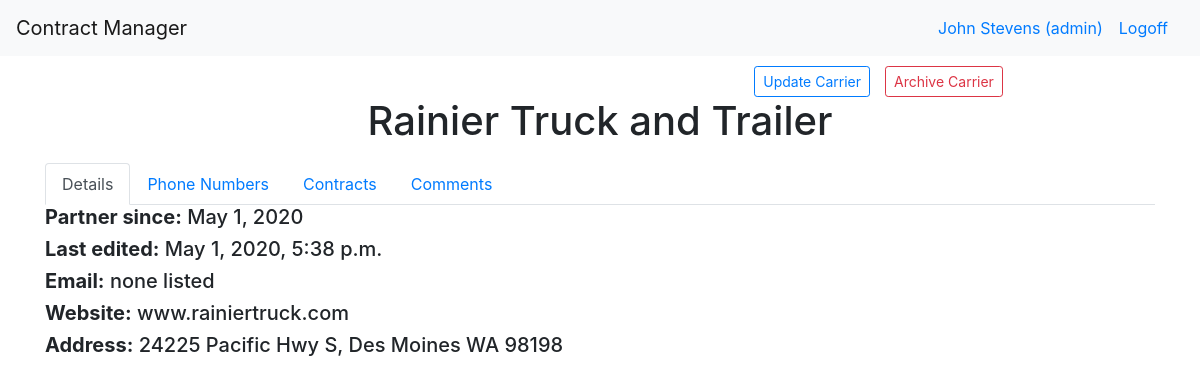
Page /dashboard/carrier/23 (signed in) on the committed database.
### login_app/models.py (models this page shows)
class User(models.Model):
    first_name = models.CharField(max_length=255)
    last_name = models.CharField(max_length=255)
    email = models.CharField(max_length=255)
    level = models.IntegerField(default=1)
    password = models.CharField(max_length=100)
    created_at = models.DateTimeField(auto_now_add=True)
    updated_at = models.DateTimeField(auto_now=True)
    objects = UserManager()

### manager_app/models.py (models this page shows)
class Carrier(models.Model):
    archived= models.BooleanField(default=False)
    name= models.CharField(max_length=255)
    website= models.CharField(max_length=255, null=True)
    address=models.OneToOneField(Address, related_name="carrier_address", on_delete=models.CASCADE, null=True)
    completed_contracts= models.IntegerField(default=0)
    open_contracts= models.IntegerField(default=0)
    email= models.CharField(max_length=255)
    created_at= models.DateTimeField(auto_now_add=True)
    updated_at= models.DateTimeField(auto_now=True)

class Address(models.Model):
    name= models.CharField(max_length=255)
    street= models.CharField(max_length=255)
    city= models.CharField(max_length=255)
    state= models.CharField(max_length=2)
    zip_code= models.CharField(max_length=15)
    created_at= models.DateTimeField(auto_now_add=True)
    updated_at= models.DateTimeField(auto_now=True)

### manager_app/views.py (the view)
# urls.py: path("/carrier/<int:carrier_id>", views.carrier),
def carrier(request, carrier_id):
    if "user_id" not in request.session:
        return redirect("/")
    elif request.session["user_id"] == None:
        return redirect("/")
    if request.POST:
        if request.POST['hiddenkey'] == 'comment':
            models.Comment.objects.create(content = request.POST["comments"], user=logged_user(request), carrier= models.Carrier.objects.get(id=carrier_id))
            return redirect(f"/dashboard/carrier/{carrier_id}")
        elif request.POST['hiddenkey'] == 'update':
            carrier_to_change = models.Carrier.objects.get(id=carrier_id)
            if request.POST["name"] == "":
                carrier_to_change.name = "N/A"
            else:
                carrier_to_change.name = request.POST["name"]
            carrier_to_change.name = request.POST["name"]
            carrier_to_change.website = request.POST["website"]
            carrier_to_change.email = request.POST["email"]
            carrier_to_change.address.street = request.POST["street"]
            carrier_to_change.address.city = request.POST["city"]
            carrier_to_change.address.state = request.POST["state"]
            carrier_to_change.address.zip_code = request.POST["zip_code"]
            carrier_to_change.save()
            carrier_to_change.address.save()
            return redirect(f"/dashboard/carrier/{carrier_id}")
        elif request.POST['hiddenkey'] == 'new_phone':
            models.PhoneNumber.objects.create(number=request.POST['new_phone'], number_type=request.POST['new_type'],carrier=models.Carrier.objects.get(id=request.POST['carrier_id']))
            return redirect(f"/dashboard/carrier/{carrier_id}")
        elif request.POST['hiddenkey'] == 'archive':
            carrier_to_archive= models.Carrier.objects.get(id=carrier_id)
            if carrier_to_archive.archived == True:
                carrier_to_archive.archived = False
            else:
                carrier_to_archive.archived = True
            carrier_to_archive.save()
            return redirect("/dashboard")
        elif request.POST['hiddenkey'] == 'delete':
            phone = models.PhoneNumber.objects.get(id=request.POST['phone_id'])
            phone.delete()
            return redirect(f"/dashboard/carrier/{carrier_id}")
        elif request.POST['hiddenkey'] == 'update_phone':
            phone_to_edit = models.PhoneNumber.objects.get(id=request.POST['number_id'])
            phone_to_edit.number = request.POST['update_phone']
            phone_to_edit.number_type = request.POST['update_type']
            phone_to_edit.save()
            return redirect(f"/dashboard/carrier/{carrier_id}")
    else:
        try:
            carrier= models.Carrier.objects.get(id=carrier_id)
        except:
            return redirect(f"/dashboard")
        context = {
            "carrier": models.Carrier.objects.get(id=carrier_id),
            "user": logged_user(request)
        }
        return render(request, "carrier.html", context)

### manager_app/views.py (called while the page is built)
def logged_user(request):
    return User.objects.filter(id=request.session["user_id"])[0]

### manager_app/templates/carrier.html (shortened to what this page needs)
<!DOCTYPE html>
<html lang="en">
<head>
    {% load static %}
    <link rel="stylesheet" type="text/css" href="{% static 'bootstrap.css' %}">
    <link rel="stylesheet" href="{% static 'dataTables.bootstrap4.min.css' %}">
</head>
<body>
    <nav class="navbar navbar-expand-md navbar-light bg-light">
        <a class="navbar-brand" href="/">Contract Manager</a>
        <div class="collapse navbar-collapse" id="navbarSupportedContent">
        {% if request.session.user_id == None %}
            <a class="navbar-nav mr-auto nav-link disabled" href="/users"></a>
            <a class="navbar-nav mr-lg-2 nav-link" href="/login">Signin</a>
        {% else %}
            <a class="navbar-nav mr-auto nav-link" href="#"></a>
            <a class="navbar-nav mr-sm-0 nav-link" href="#">{{user.first_name}} {{user.last_name}} (admin)</a>
            <a class="navbar-nav mr-sm-0 nav-link" href="/logout">Logoff</a>
        {% endif %}
        </div>
    </nav>
<div class="container">
  <div class="row top_row">
    <div class="col-12 text-center">
      <div class='row'>
        <div class="col-3 offset-6 text-right" id='update_but'>
          <button class="btn btn-outline-primary btn-sm" data-toggle="modal" data-target="#edit_carrier">Update Carrier</button>
        </div>
        <div class="col-3 text-left">
          {% if carrier.archived == False %}
          <div >
            <button class="btn btn-outline-danger btn-sm" data-toggle="modal" data-carrier-id="{{carrier.id}}" data-target="#archive_modal">Archive Carrier</button>
          </div>
          {% else %}
          <div>
            <button class="btn btn-outline-success btn-sm" data-toggle="modal" data-target="#archive_modal">Restore Carrier</button>
          </div>
          {% endif %}
        </div>
        <div class="col-12 text-center">
          <h1>{{carrier.name}}</h1>
        </div>
      </div>
    </div>
  </div>
  <div class="row">
    <div class ="col-12 table_nav">
      <ul class="nav nav-tabs" id="myTab" role="tablist">
        <li class="nav-item">
          <a class="nav-link active" id="details-tab" data-toggle="tab" href="#details" role="tab" aria-controls="details" aria-selected="true">Details</a>
        </li>
        <li class="nav-item">
          <a class="nav-link" id="contact-tab" data-toggle="tab" href="#contact" role="tab" aria-controls="contact" aria-selected="false">Phone Numbers</a>
        </li>
        <li class="nav-item">
          <a class="nav-link" id="contracts-tab" data-toggle="tab" href="#contracts" role="tab" aria-controls="contracts" aria-selected="false">Contracts</a>
        </li>
        <li class="nav-item">
          <a class="nav-link" id="comments-tab" data-toggle="tab" href="#comments" role="tab" aria-controls="comments" aria-selected="false">Comments</a>
        </li>
      </ul>
      <div class="tab-content" id="myTabContent">
        <div class="tab-pane fade show active" id="details" role="tabpanel" aria-labelledby="details-tab">
          <h5><strong>Partner since:</strong> {{carrier.created_at.date}}</h5>
          <h5><strong>Last edited:</strong> {{carrier.updated_at}}</h5>
          <h5><strong>Email:</strong> {{carrier.email}}</h5>
          <h5><strong>Website:</strong> {{carrier.website}}</h5>
          <h5><strong>Address:</strong> {{carrier.address.street}}, {{carrier.address.city}} {{carrier.address.state}} {{carrier.address.zip_code}}</h5>
        </div>
    </div>
  </div>
</div>
</div>
</body>
</html>

### manager_app/templates/carrier.html (style rules this page uses)
.top_row { margin-top: 10px; margin-bottom: 10px; }
.table_nav { margin-bottom: 5px; }
#update_but { margin-right: -15px; }

### rows in the picture
User: first_name "John", last_name "Stevens"
Carrier: name "Rainier Truck and Trailer", created_at "May 1, 2020", updated_at "May 1, 2020, 5:38 p.m.", email "none listed", website "www.rainiertruck.com", address.street "24225 Pacific Hwy S", address.city "Des Moines", address.state "WA", address.zip_code "98198"
